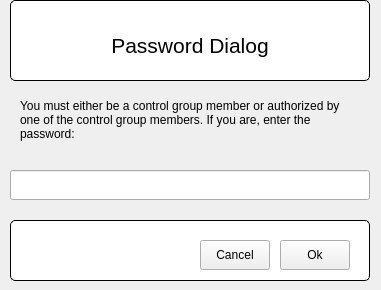
<?xml version="1.0" encoding="UTF-8"?>
<ui version="4.0">
 <class>FormPassword</class>
 <widget class="QMainWindow" name="FormPassword">
  <property name="geometry">
   <rect>
    <x>0</x>
    <y>0</y>
    <width>381</width>
    <height>290</height>
   </rect>
  </property>
  <property name="windowTitle">
   <string>Password</string>
  </property>
  <widget class="QWidget" name="centralWidget">
   <widget class="QLabel" name="instructionLabel">
    <property name="geometry">
     <rect>
      <x>20</x>
      <y>90</y>
      <width>330</width>
      <height>60</height>
     </rect>
    </property>
    <property name="text">
     <string>You must either be a control group member or authorized by one of the control group members. If you are, enter the password:</string>
    </property>
    <property name="wordWrap">
     <bool>true</bool>
    </property>
   </widget>
   <widget class="QLineEdit" name="inputPasswordField">
    <property name="geometry">
     <rect>
      <x>10</x>
      <y>170</y>
      <width>360</width>
      <height>30</height>
     </rect>
    </property>
    <property name="echoMode">
     <enum>QLineEdit::Password</enum>
    </property>
   </widget>
   <widget class="QGroupBox" name="titleGroupBox">
    <property name="geometry">
     <rect>
      <x>10</x>
      <y>0</y>
      <width>360</width>
      <height>81</height>
     </rect>
    </property>
    <property name="styleSheet">
     <string notr="true">QGroupBox {
  	background-color: rgb(255, 255, 255);
      border: 1px solid black;
      border-radius: 5px;
      margin-top: 0.5em;
  }
  
  QGroupBox::title {
      subcontrol-origin: margin;
      left: 10px;
      padding: 0 3px 0 3px;
  }</string>
    </property>
    <property name="title">
     <string/>
    </property>
    <widget class="QLabel" name="titleLabel">
     <property name="geometry">
      <rect>
       <x>10</x>
       <y>20</y>
       <width>340</width>
       <height>51</height>
      </rect>
     </property>
     <property name="font">
      <font>
       <family>Ubuntu</family>
       <pointsize>16</pointsize>
       <weight>50</weight>
       <italic>false</italic>
       <bold>false</bold>
      </font>
     </property>
     <property name="styleSheet">
      <string notr="true">QLabel#mainTitle {
  	font: 16pt &quot;Ubuntu&quot;;
  }</string>
     </property>
     <property name="text">
      <string>Password Dialog</string>
     </property>
     <property name="alignment">
      <set>Qt::AlignCenter</set>
     </property>
     <property name="wordWrap">
      <bool>true</bool>
     </property>
    </widget>
   </widget>
   <widget class="QGroupBox" name="footerGroupBox">
    <property name="geometry">
     <rect>
      <x>10</x>
      <y>220</y>
      <width>360</width>
      <height>61</height>
     </rect>
    </property>
    <property name="styleSheet">
     <string notr="true">QGroupBox {
  	background-color: rgb(255, 255, 255);
      border: 1px solid black;
      border-radius: 5px;
      margin-top: 0.5em;
  }
  
  QGroupBox::title {
      subcontrol-origin: margin;
      left: 10px;
      padding: 0 3px 0 3px;
  }</string>
    </property>
    <property name="title">
     <string/>
    </property>
    <widget class="QPushButton" name="btnClose">
     <property name="geometry">
      <rect>
       <x>190</x>
       <y>20</y>
       <width>70</width>
       <height>30</height>
      </rect>
     </property>
     <property name="text">
      <string>Cancel</string>
     </property>
    </widget>
    <widget class="QPushButton" name="btnOk">
     <property name="geometry">
      <rect>
       <x>270</x>
       <y>20</y>
       <width>70</width>
       <height>30</height>
      </rect>
     </property>
     <property name="text">
      <string>Ok</string>
     </property>
     <property name="checkable">
      <bool>false</bool>
     </property>
     <property name="checked">
      <bool>false</bool>
     </property>
     <property name="autoDefault">
      <bool>false</bool>
     </property>
     <property name="default">
      <bool>false</bool>
     </property>
     <property name="flat">
      <bool>false</bool>
     </property>
    </widget>
   </widget>
  </widget>
 </widget>
 <resources/>
 <connections/>
</ui>
